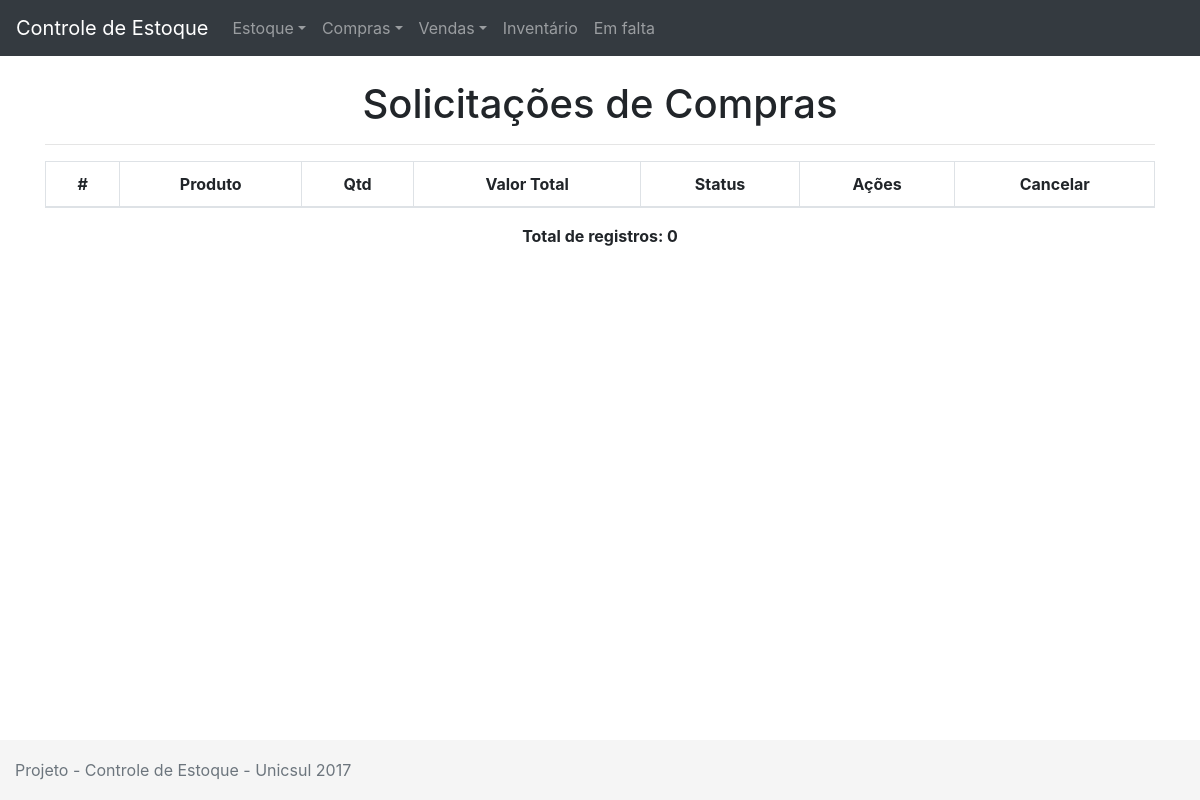
Page /index.php/compras on the earlier database version.
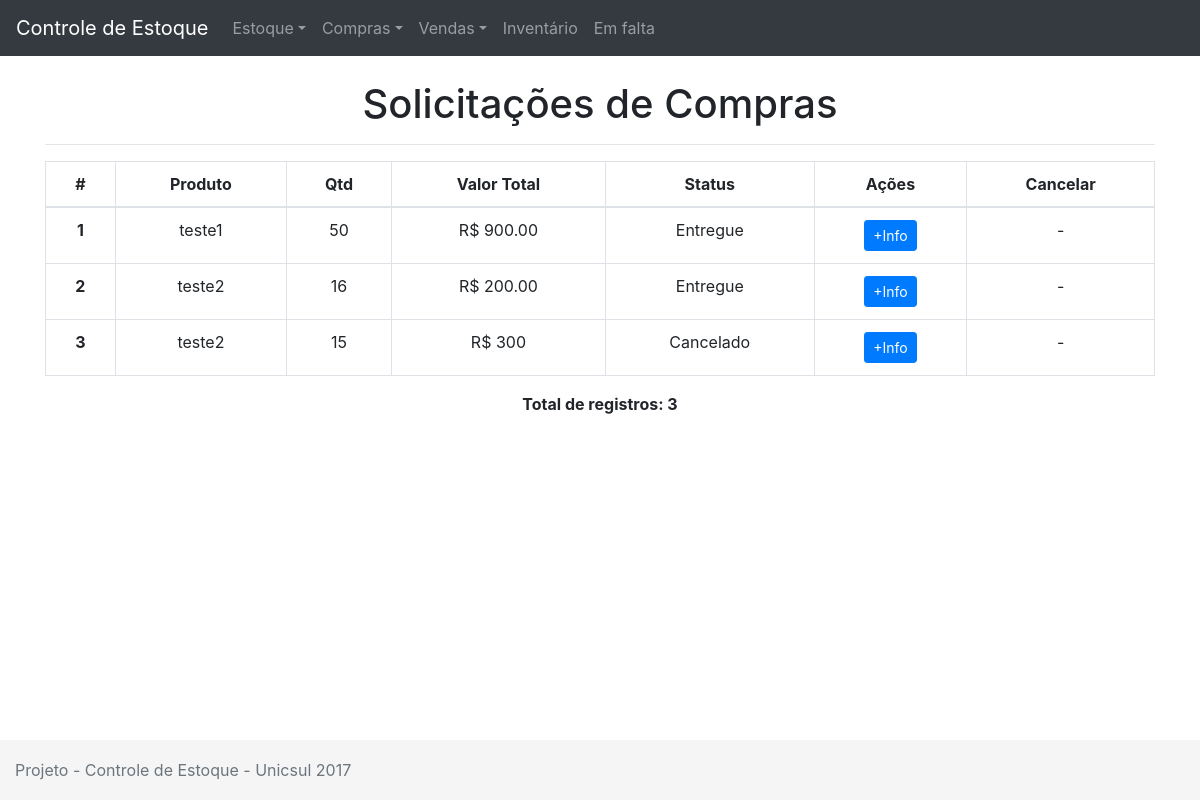
Same page on the later database version.
### tables this page shows
CREATE TABLE `compras` (
  `id` int(11) NOT NULL,
  `id_produto` int(11) NOT NULL,
  `id_fornecedor` int(11) NOT NULL,
  `id_usuario` int(11) NOT NULL,
  `qtd` int(11) NOT NULL,
  `valor` varchar(255) NOT NULL,
  `status` int(11) NOT NULL DEFAULT '1',
  `datasolicitacao` date NOT NULL,
  `dataaprovado` date DEFAULT NULL,
  `dataentregue` date DEFAULT NULL
);

CREATE TABLE `produtos` (
  `id` int(11) NOT NULL,
  `descricao` varchar(255) NOT NULL,
  `tipo` varchar(255) NOT NULL,
  `status` tinyint(1) NOT NULL,
  `preco` float NOT NULL,
  `qtd` int(11) NOT NULL,
  `acionamento` int(11) NOT NULL,
  `min` int(11) NOT NULL,
  `max` int(11) NOT NULL
);

### application/controllers/Compras.php (called while the page is built, shortened)
<?php
class Compras extends CI_Controller
{
	public function index()
	{
		$this->load->view('menu');
		$this->load->model('produtos_model', 'produtos');
		$this->load->model('compras_model', 'compras');
		$qp = $this->produtos->getProdutos();
		$query = $this->compras->getCompras();
		$dados['compras'] = $query;
		$dados['produtos'] = $qp;
		$this->load->view('listarcompras', $dados);
		$this->load->view('rodape');
	}
}

### index.php (called while the page is built, shortened)
<?php
require_once BASEPATH.'core/CodeIgniter.php';

### application/models/Compras_model.php (called while the page is built, shortened)
<?php
class Compras_model extends CI_Model
{
	public function getCompras()
	{
		$query = $this->db->get('compras');
		return $query->result();
	}
}

### application/models/Produtos_model.php (called while the page is built, shortened)
<?php
class Produtos_model extends CI_Model
{
	public function getProdutos()
	{
		$query = $this->db->get('produtos');
		return $query->result();
	}
}

### application/views/listarcompras.php (the view, shortened to what this page needs)
<br>
<div class="container">
	<h1 class="text-center">Solicitações de Compras</h1>
	<hr>
	<table class="table table-bordered">
		<thead class="table-inverse">
			<tr>
				<td class='text-center' scope="row"><b>#</b></td>
				<td class='text-center'><b>Produto</b></td>
				<td class='text-center'><b>Qtd</b></td>
				<td class='text-center'><b>Valor Total</b></td>
				<td class='text-center'><b>Status</b></td>
				<td class='text-center'><b>Ações</b></td>
				<td class='text-center'><b>Cancelar</b></td>
			</tr>
		</thead>
		<tbody>
			<?php
			$contador = 0;
			foreach ($compras as $compra): ?>
			<tr>
				<th class='text-center' scope="row"><?=$compra->id;?></td>
				<?php foreach ($produtos as $produto):
					if($produto->id == $compra->id_produto){
				?>
						<td class='text-center'><?=$produto->descricao;?></td>
				<?php
						break;
					}
				endforeach;?>
				<td class='text-center'><?=$compra->qtd;?></td>
				<td class='text-center'>R$ <?=$compra->valor;?></td>
				<td class='text-center'>
				<?php
					if($compra->status == 0)
					{
						echo "Cancelado";
					} else if($compra->status == 1)
					{
						echo "Aguardando Aprovação";
					} else if ($compra->status == 2)
					{
						echo "Aprovada";
					} else if($compra->status == 3)
					{
						echo "Aguardando Entrega";
					} else if($compra->status == 4)
					{
						echo "Entregue";
					}
				?>
				</td>
				<td class='text-center'>
					<a href="<?=base_url('compras/info/' . $compra->id)?>" class="btn btn-sm btn-primary">+Info</a>
				</td>
				<td class='text-center'>
					<?php if($compra->status != 4 && $compra->status != 0) { ?>
						<a href="<?=base_url('compras/cancelarcompra/' . $compra->id)?>" class="btn btn-sm btn-danger"><i class="fa fa-times" aria-hidden="true"></i></a>
					<?php } else {
							echo "-";
						} ?>
				</td>
			</tr>
			<?php $contador++; endforeach;?>
		</tbody>
	</table>
	<p class="text-center"><b>Total de registros: <?=$contador;?></b></p>
</div>

### application/views/menu.php (shortened to what this page needs)
<html lang="en">
  <head>
    <link rel="stylesheet" href="https://maxcdn.bootstrapcdn.com/bootstrap/4.0.0-beta/css/bootstrap.min.css">
    <link href="/unicsulerp/bootstrap/css/sticky-footer.css" rel="stylesheet">
    <link href="/unicsulerp/awesome/css/font-awesome.min.css" rel="stylesheet">
  </head>
  <body>
    <nav class="navbar navbar-expand-lg navbar-dark bg-dark">
      <a class="navbar-brand" href="#">Controle de Estoque</a>
      <div class="collapse navbar-collapse" id="navbarNav">
        <ul class="navbar-nav">
          <li class="nav-item dropdown">
            <a class="nav-link dropdown-toggle" href="" id="navbarDropdownMenuLink" data-toggle="dropdown" aria-haspopup="true" aria-expanded="false">Estoque</a>
          </li>
          <li class="nav-item dropdown">
            <a class="nav-link dropdown-toggle" href="" id="navbarDropdownMenuLink" data-toggle="dropdown" aria-haspopup="true" aria-expanded="false">Compras</a>
          </li>
          <li class="nav-item dropdown">
            <a class="nav-link dropdown-toggle" href="" id="navbarDropdownMenuLink" data-toggle="dropdown" aria-haspopup="true" aria-expanded="false">Vendas</a>
          </li>
          <li class="nav-item">
            <a class="nav-link" href="<?=base_url('produtos/inventario');?>">Inventário<span class="sr-only">(current)</span></a>
          </li>
          <li class="nav-item">
            <a class="nav-link" href="<?=base_url('produtos/painel');?>">Em falta<span class="sr-only">(current)</span></a>
          </li>
        </ul>
      </div>
    </nav>

### application/views/rodape.php (shortened to what this page needs)
	<footer class="footer">
      <div class="container-fluid">
        <span class="text-muted">Projeto - Controle de Estoque - Unicsul 2017</span>
      </div>
    </footer>
  </body>
</html>

Differences in the rows shown:
added compras: id "1", qtd "50", valor "900.00", status "Entregue"
added produtos: descricao "teste1", shown under "1"
added compras: id "2", qtd "16", valor "200.00", status "Entregue"
added produtos: descricao "teste2"
added compras: id "3", qtd "15", valor "300", status "Cancelado"
Other differences:
$contador: "0" → "3"
